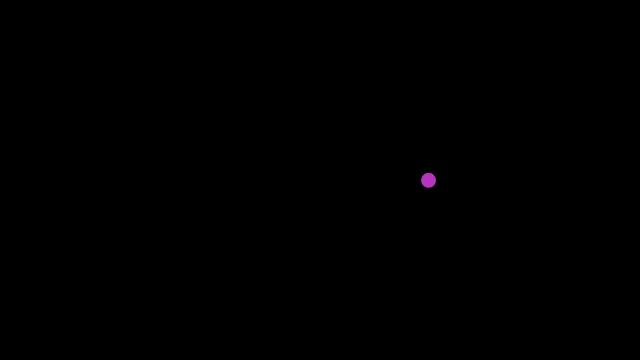
Frame 1 (no input)
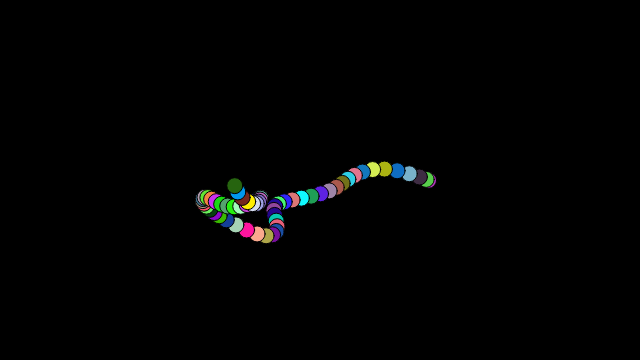
Frame 60 (no input)
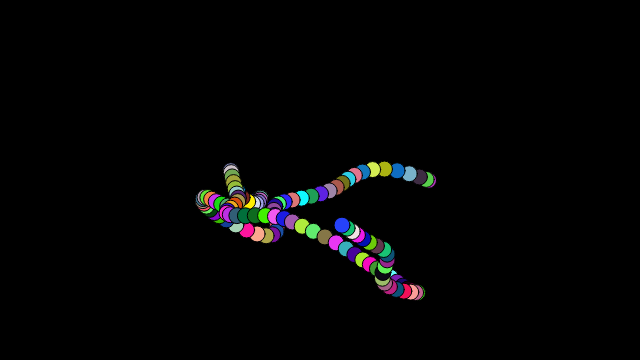
Frame 120 (the mouse pressed at the canvas centre since frame 60)

The p5.js sketch that drew these frames (run headless with seeded random() and noise() and a simulated clock; from frame 60 on, the mouse is pressed at the canvas centre):

// p5.js sketch
// ── sketch.js

let walker

// eslint-disable-next-line
function setup() {
    createCanvas(640, 360)
    walker = new Walker()
    background(0)
}

// eslint-disable-next-line
function draw() {

    walker.step()
    walker.render()
}

class Walker {

    constructor() {
        this.tx = 0
        this.ty = 5000
    }

    step() {
        this.x = map(noise(this.tx), 0, 1, 0, width)
        this.y = map(noise(this.ty), 0, 1, 0, height)

        this.tx += 0.02
        this.ty += 0.02
    }

    render() {
        fill(random(255), random(255), random(255))
        ellipse(this.x, this.y, 16, 16)
    }
}
